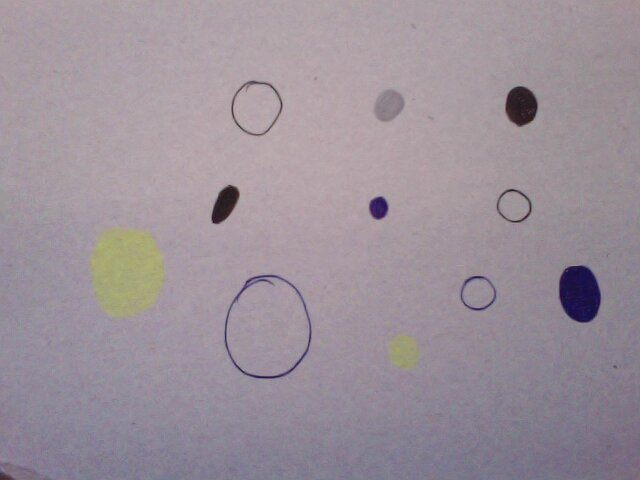
#> input picture imagens/case1.jpg, 640 x 480 px
$ python teste03.py --imagem imagens/case1.jpg   (Python 2 division)   (older library calls are emulated)
#> lines starting #> are read from the running program, lines starting #| are printed output that depends on the picture; after the words box and inside, x2 and y2 are one past the last pixel; in counts of white or black regions, pixels touching at a corner belong together
# coding=utf-8
# Notas:
#   Como a transformada Hough é muito específica e não robusta
#   O ajuste dos parâmetros é muito sensível para uso geral
#   Não há resolução suficiente para Hough determinar circulos
#     pequenos com certeza sem afetar grandemente para
#     círculos com diâmetros maiores ou ainda com outras
#     formas silimares (polígonos com muitos lados)

# see evironmenta data:  env.txt
# see output images:     <imagefilename>-o.png
# result data:           output.txt
# run program for:       original + outuput (side byside)

import argparse, sys, os.path
import numpy as np
import cv2

def HoughLines(_image):
    lines = cv2.HoughLinesP(image=_image,
                            # [6 lines of commented-out code are left out]
                            rho=1,
                            theta=np.pi/180,
                            threshold=15,
                            #lines=np.array([]),
                            minLineLength=30,
                            maxLineGap=1)
    return lines

def HoughCircles(image,
                 _dp,        # delta center             # 1-10
                 _minDist,   # minimun center distance  #
                 _param1,    # gradient                 # 30-150
                 _param2,    # accumulator              # 10-180
                 _minRadius,                            # 3
                 _maxRadius):                           # 115
    circles = cv2.HoughCircles(image, cv2.cv.CV_HOUGH_GRADIENT,
                               dp=_dp,
                               minDist=_minDist,
                               param1=_param1,
                               param2=_param2,
                               minRadius=_minRadius,
                               maxRadius=_maxRadius)
    return circles

def find_circles(circles, edges, output):
    if circles is None:
        None
        # print "Circulos não encontrados"
        # sys.exit()
        return None

    circles = np.uint16(np.around(circles))
    #print circles

    for i in circles[0,:]:
        x = i[0]
        y = i[1]
        r = i[2]
        crop = edges[y-r:y+r,x-r:x+r] # Not exactly but doesn't matter
        lines = HoughLines(crop)
        if lines is None:
            cv2.circle(output,(x,y),r,(255,0,255),2)
            if 2*i[2] >= 10: maior_que_10 = u"≥"
            else: maior_que_10 = u"<"
            print(u"Círculo em (%d,%d) com diâmetro %d %s 10" % (i[0],i[1],2*i[2],maior_que_10))

####################
#   program main   #
####################

ap = argparse.ArgumentParser()
ap.add_argument("-i", "--imagem", required = True, help = "path/image_name")
args = vars(ap.parse_args())

filename = args["imagem"]
if not os.path.isfile(filename):
    print "[" + filename + "] não é erquivo!"
    sys.exit()

image = cv2.imread(filename)
#> image is the input picture: shape (480, 640, 3); mean B, G, R 154.2, 145, 156
#cv2.imshow("image", image)

output = image.copy()

gray = cv2.cvtColor(image, cv2.COLOR_BGR2GRAY)
#cv2.imshow("gray", gray)

(thresh, im_bw) = cv2.threshold(gray, 0, 255, cv2.THRESH_BINARY | cv2.THRESH_OTSU)
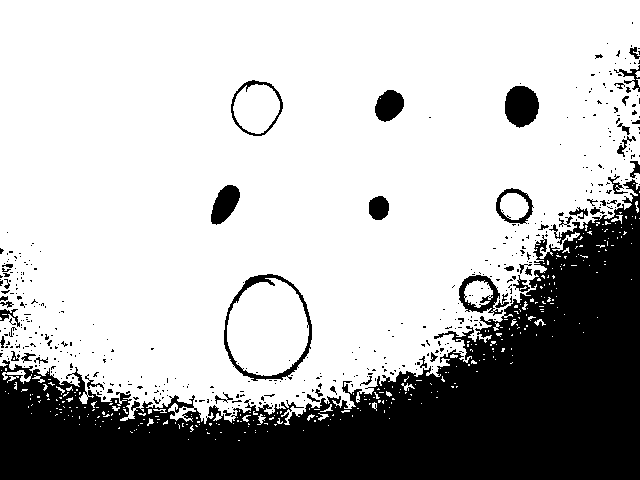
#> im_bw: shape (480, 640); 71.9% white; 456 black regions (403 under 20 px), largest, box (x1, y1, x2, y2) and area: (0, 179, 640, 480) 76940, (224, 274, 312, 381) 1219, (505, 86, 539, 128) 1111
#> thresh = 142
#cv2.imshow('bw', im_bw)

kernel = cv2.getStructuringElement(cv2.MORPH_ELLIPSE,(10,10))

# [5 lines of commented-out code are left out]

opening = cv2.morphologyEx(im_bw, cv2.MORPH_OPEN, kernel)
#> opening: shape (480, 640); 66.7% white; 34 black regions (25 under 20 px), largest, box (x1, y1, x2, y2) and area: (0, 46, 640, 480) 96913, (225, 275, 313, 384) 1461, (506, 84, 540, 128) 1115
cv2.imshow('open', opening)

# closing = cv2.morphologyEx(im_bw, cv2.MORPH_CLOSE, kernel)
# cv2.imshow('close', closing)


edges = cv2.Canny(opening, 100, 200, apertureSize = 3)
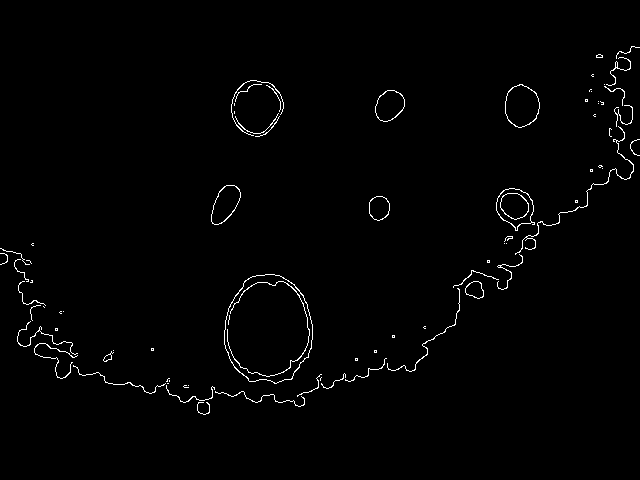
#> edges: shape (480, 640); 1.2% white in thin lines or dots, all inside (x1, y1, x2, y2) = (0, 46, 640, 415)
cv2.imshow('edges', edges)

lines = HoughLines(edges)
#> in HoughLines, `lines = cv2.HoughLinesP(image=_image,`: lines = None
#> lines = None

if lines is None:
    None
    # print "Retas não encontradas"
    # sys.exit()
else:
#    print lines
    for x in range(0, len(lines)):
        for x1,y1,x2,y2 in lines[x]:
            cv2.line(output, (x1,y1), (x2,y2), (255,0,0), 2)

#cv2.imshow('lines', output)
#cv2.waitKey(0)

# circles with diameter up to 20
circles = HoughCircles(opening,
                       1.2,     # delta center
                       40,      # min distance
                       30,      # gradient
                       10,      # accumulator
                       4,       # min radio
                       6)      # max radio
#> in HoughCircles, `circles = cv2.HoughCircles(image, cv2.cv.CV_HOUGH_GRADIENT, dp=_dp, mi..`: circles = [[502.2, 283.8, 5.32], [610.2, 79.8, 5.32], [204.6, 408.6, 5.08], [625.8, 118.2, 5.32], [531, 243, 5.32], [3, 257.4, 5.08]]
find_circles(circles, edges, output)
#> in find_circles, `circles = np.uint16(np.around(circles))`: circles = [[502, 284, 5], [610, 80, 5], [205, 409, 5], [626, 118, 5], [531, 243, 5], [3, 257, 5]]
#> the loop in find_circles, `for i in circles[0,:]:` made 6 passes
#> (i, x, y) on passes 1 to 6: ([502, 284, 5], 502, 284), ([610, 80, 5], 610, 80), ([205, 409, 5], 205, 409), ([626, 118, 5], 626, 118), ([531, 243, 5], 531, 243), ([3, 257, 5], 3, 257)
#| Círculo em (502,284) com diâmetro 10 ≥ 10
#| Círculo em (610,80) com diâmetro 10 ≥ 10
#| Círculo em (205,409) com diâmetro 10 ≥ 10
#| Círculo em (626,118) com diâmetro 10 ≥ 10
#| Círculo em (531,243) com diâmetro 10 ≥ 10
#| Círculo em (3,257) com diâmetro 10 ≥ 10
#> after the loop in find_circles, `for i in circles[0,:]:`:
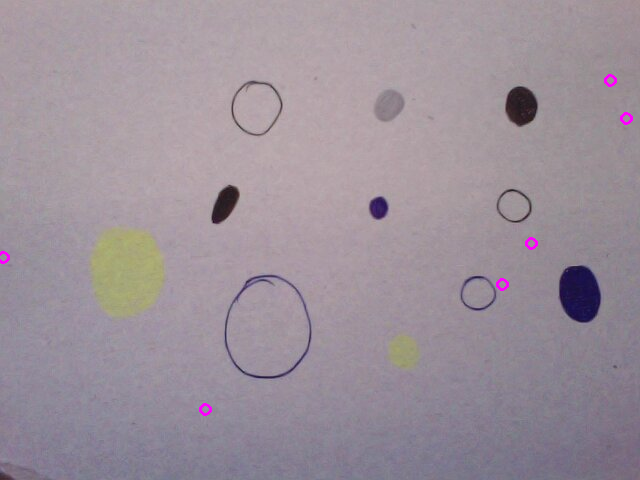
#> output: shape (480, 640, 3); 0.17% of pixels changed, all inside (x1, y1, x2, y2) = (0, 74, 633, 416)

# circles with diameter more than 20
circles = HoughCircles(opening,
                       10,      # delta center
                       120,      # min distance
                       100,     # gradient
                       180,     # accumulator
                       5,      # min radio
                       115)     # max radio
#> circles = [[135, 275, 109], [265, 335, 43], [255, 105, 26], [405, 265, 109], [545, 145, 76]]
find_circles(circles, edges, output)
#> the loop in find_circles (call 2), `for i in circles[0,:]:` made 5 passes
#| Círculo em (135,275) com diâmetro 218 ≥ 10
#| Círculo em (265,335) com diâmetro 86 ≥ 10
#| Círculo em (255,105) com diâmetro 52 ≥ 10
#| Círculo em (405,265) com diâmetro 218 ≥ 10
#| Círculo em (545,145) com diâmetro 152 ≥ 10
#> pass 1, in find_circles (call 2), `crop = edges[y-r:y+r,x-r:x+r] # Not exactly but doesn't matter`:
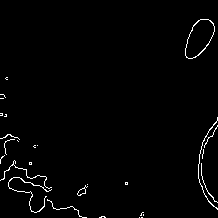
#> crop: shape (218, 218); 1.6% white in thin lines or dots
#> after the loop in find_circles (call 2), `for i in circles[0,:]:`:
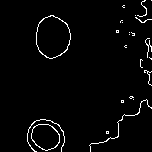
#> crop: shape (152, 152); 2.7% white in thin lines or dots, all inside (x1, y1, x2, y2) = (27, 0, 152, 152)
#> after the loop in find_circles (call 2), `for i in circles[0,:]:`:
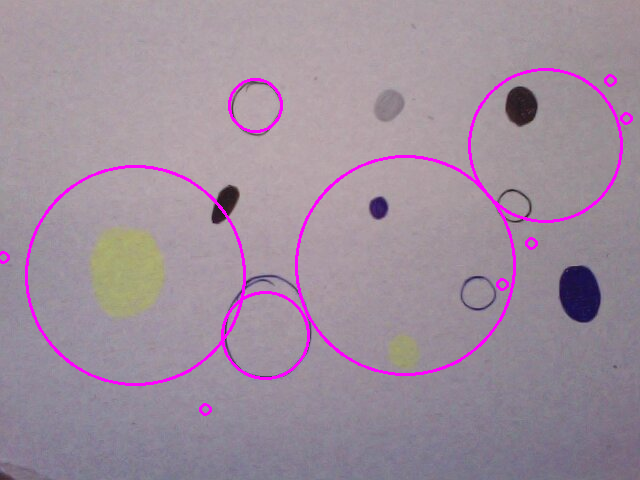
#> output: shape (480, 640, 3); 2.2% of pixels changed, all inside (x1, y1, x2, y2) = (25, 68, 623, 386)

ofilename = filename
ofilename = os.path.splitext(filename)[0]+'-o.png'
cv2.imwrite(ofilename, output)

#cv2.imshow('circles (purple)', output)
cv2.imshow('input - output', np.hstack([image, output]))
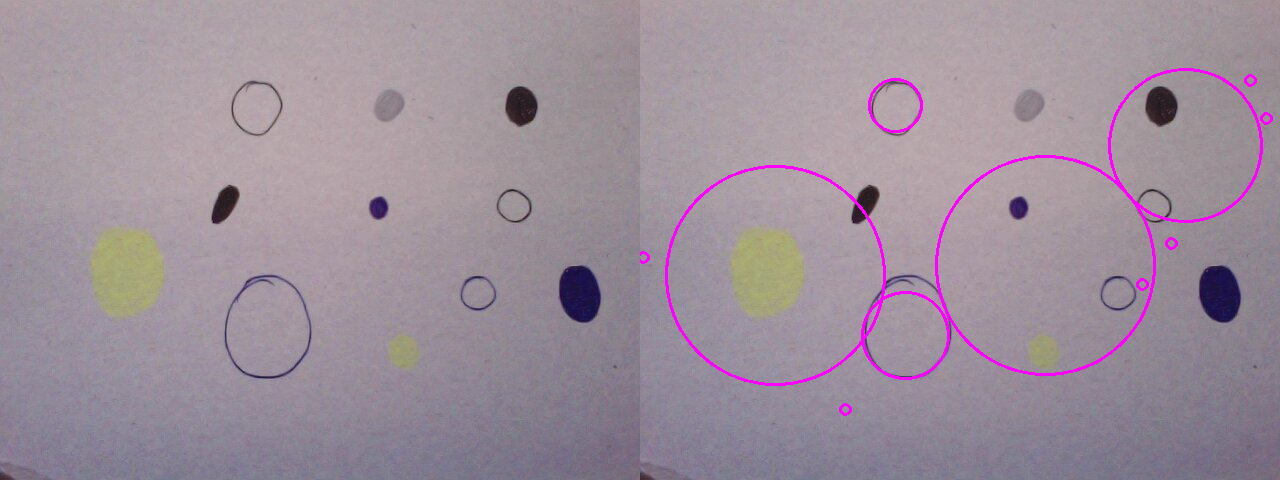
#> window 'input - output': shape (480, 1280, 3); mean B, G, R 155.4, 143.3, 157.1

cv2.waitKey(0)
cv2.destroyAllWindows()

$ run again, on imagens/shapes_leo.jpg
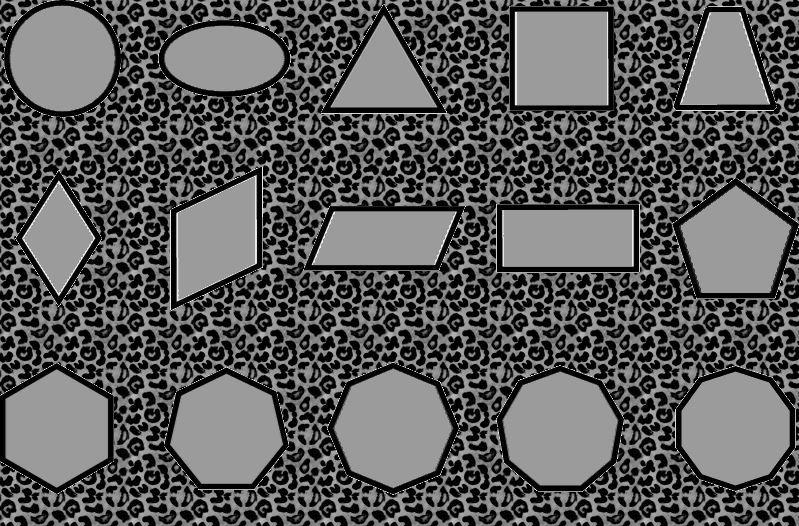
#> input picture imagens/shapes_leo.jpg, 799 x 526 px
#> image is the input picture: shape (526, 799, 3); min 0, max 239, mean 88.9
#> `(thresh, im_bw) = cv2.threshold(gray, 0, 255, cv2.THRESH_BINARY | cv2...`:
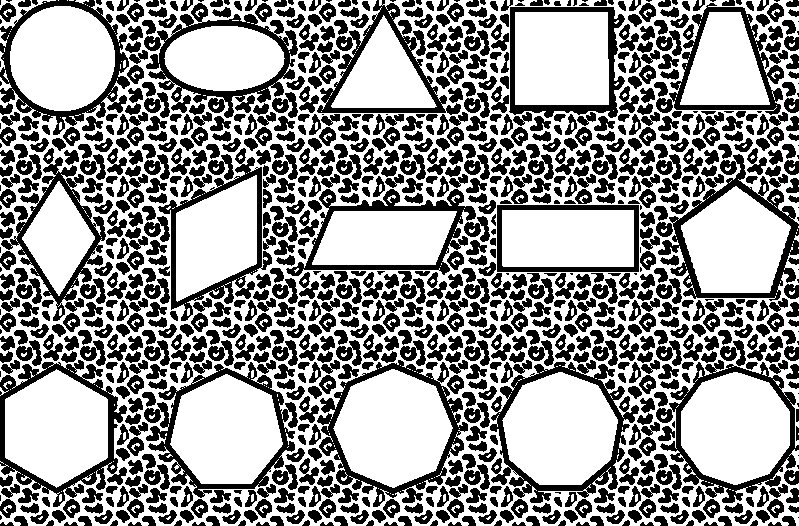
#> im_bw: shape (526, 799); 58.6% white; 979 black regions (62 under 20 px), largest, box (x1, y1, x2, y2) and area: (490, 360, 639, 503) 4490, (144, 3, 298, 118) 4375, (317, 360, 468, 507) 4155
#> thresh = 77
#> opening: shape (526, 799); 27.6% white; 15 white regions, largest, box (x1, y1, x2, y2) and area: (335, 370, 453, 488) 10092, (504, 373, 618, 486) 9998, (682, 373, 791, 485) 9513
#> edges: shape (526, 799); 1.2% white in thin lines or dots
#> in HoughLines, `lines = cv2.HoughLinesP(image=_image,`: lines = 52 rows, first 6: [686, 105, 764, 105], [335, 211, 451, 211], [505, 210, 631, 210], [506, 267, 630, 267], [318, 265, 432, 265], [518, 12, 605, 12]
#> the loop `for x in range(0, len(lines)):` made 52 passes
#> in HoughCircles, `circles = cv2.HoughCircles(image, cv2.cv.CV_HOUGH_GRADIENT, dp=_dp, mi..`: circles = None
#> `circles = HoughCircles(opening, 10,`: circles = [[65, 55, 52], [395, 425, 58], [225, 435, 56], [735, 435, 58], [565, 425, 61], [565, 55, 53], [315, 105, 109]]
#> the loop in find_circles (call 2), `for i in circles[0,:]:` made 7 passes
#> (printed output is left out)
#> `cv2.imshow('input - output', np.hstack([image, output]))`:
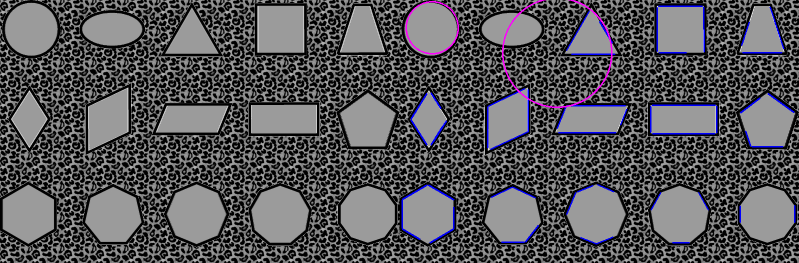
#> window 'input - output': shape (526, 1598, 3) (shown at 1/2 size); mean B, G, R 91.3, 87.7, 88.6
